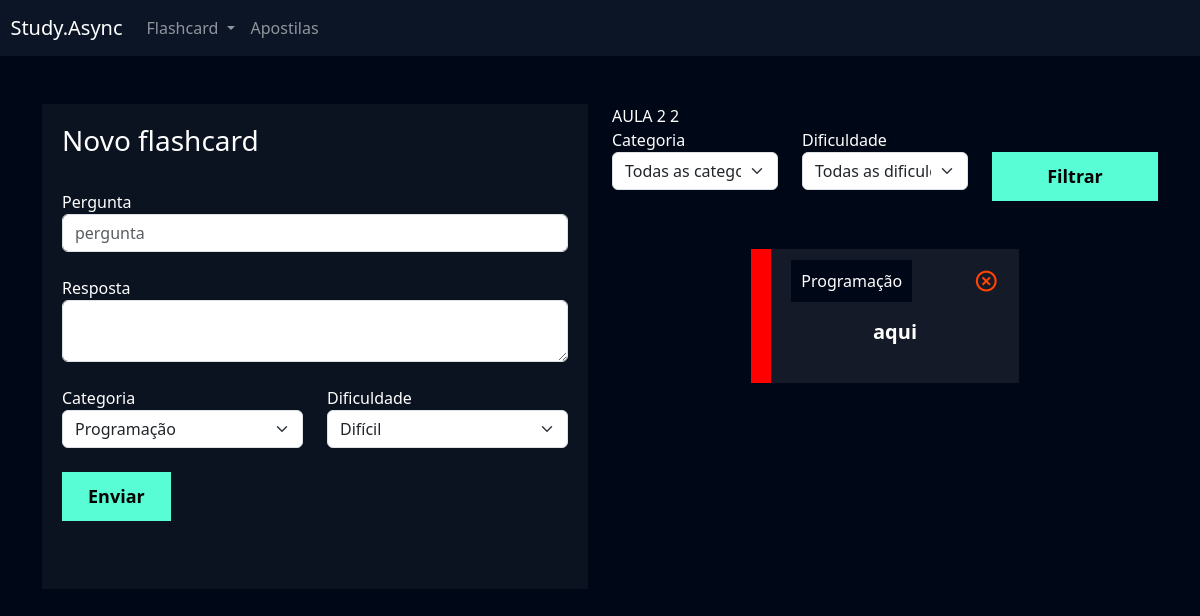
The page /flashcard/novo_flashcard/ (signed in) on the database as committed earlier.
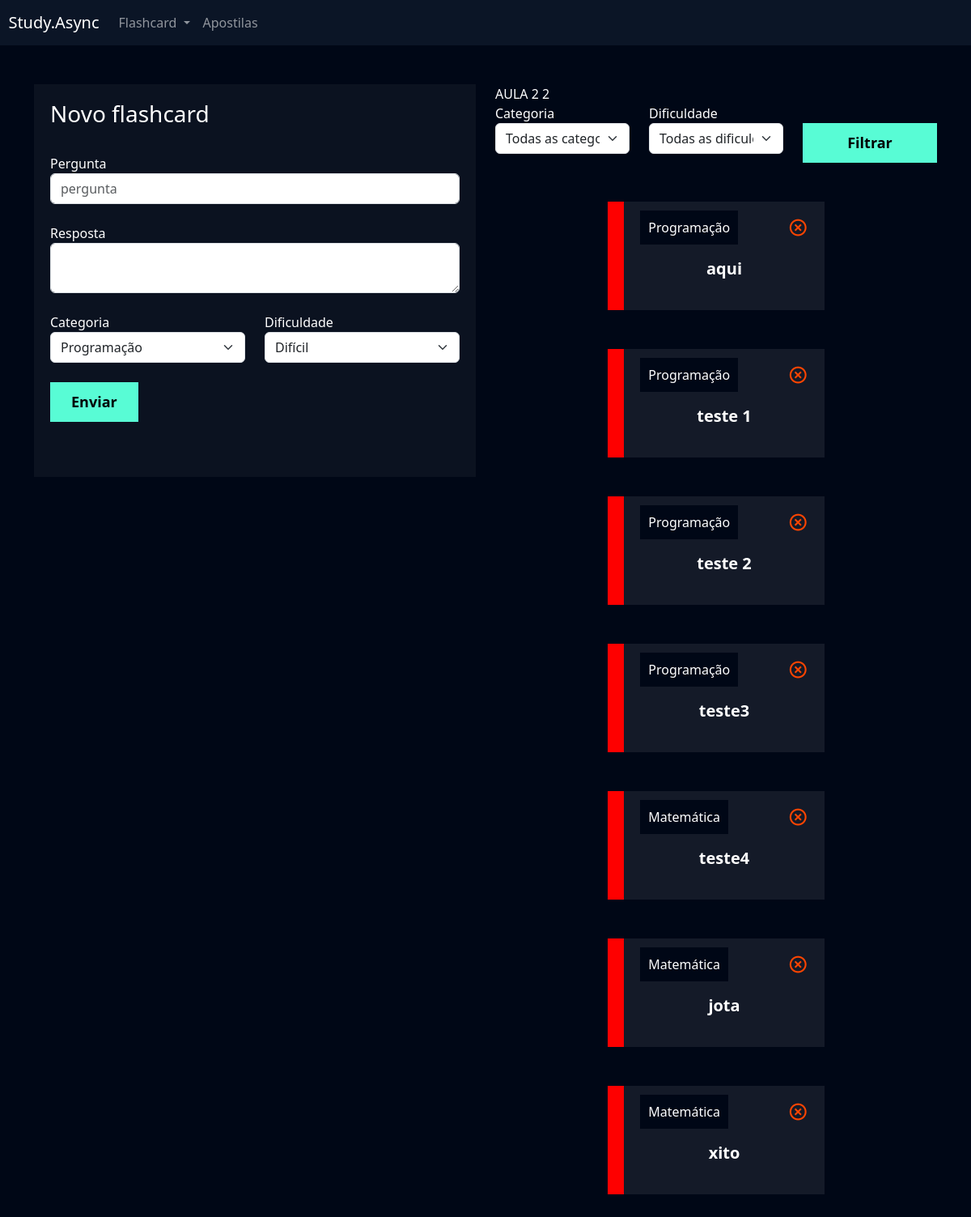
The same page on the database as committed later.
### flashcard/models.py (models this page shows, shortened)
class Flashcard(models.Model):
    DIFICULDADE_CHOICES = (('D', 'Difícil'), ('M', 'Médio'), ('F', 'Fácil'))
    user = models.ForeignKey(User, on_delete=models.DO_NOTHING)
    pergunta = models.CharField(max_length=100)
    resposta = models.TextField()
    categoria = models.ForeignKey(Categoria, on_delete=models.DO_NOTHING)
    dificuldade = models.CharField(max_length=1, choices=DIFICULDADE_CHOICES)
    @property
    def css_dificuldade(self):
        if self.dificuldade == 'F':
            return 'flashcard-facil'
        elif self.dificuldade == 'M':
            return 'flashcard-medio'
        elif self.dificuldade == 'D':
            return 'flashcard-dificil'

class Categoria(models.Model):
    nome = models.CharField(max_length=20)
    def __str__(self):
        return self.nome

### flashcard/views.py (the view, shortened to what this page needs)
# urls.py: path('novo_flashcard/', views.novo_flashcard, name='novo_flashcard'),
def novo_flashcard(request):
    if request.user.is_authenticated == False:
        return redirect('/usuarios/logar')
    if request.method == "GET":
        categoria = Categoria.objects.all()
        dificuldade = Flashcard.DIFICULDADE_CHOICES
        fleshcards = Flashcard.objects.filter(user=request.user)
        categoria_filtrar = request.GET.get('categoria')
        dificuldade_filtrar = request.GET.get('dificuldade')
        if categoria_filtrar:
            fleshcards = fleshcards.filter(categoria=categoria_filtrar)
        if dificuldade_filtrar:
            fleshcards = fleshcards.filter(dificuldade=dificuldade_filtrar)
        return render(request, 'novo_flashcard.html',
                      {'categorias': categoria,
                       'dificuldades': dificuldade,
                       'flashcards': fleshcards})

### flashcard/templates/novo_flashcard.html (shortened to what this page needs)
{% extends "base.html" %}
{% load static %}
{% block 'cabecalho' %}
    <link href="{% static 'usuarios/css/cadastro.css' %}" rel="stylesheet">
    <link href="{% static 'flashcard/css/novo_flashcard.css' %}" rel="stylesheet">
    <link href='https://unpkg.com/boxicons@2.1.4/css/boxicons.min.css' rel='stylesheet'>
{% endblock 'cabecalho' %}
{% block 'conteudo' %}
    {% include "partials/header.html" %}
    <div class="container">
        <br>
        <br>
        <div class="row">
            <div class="col-md">
                <div class="box-form">
                    <form action="{% url "novo_flashcard" %}" method="POST"> {% csrf_token %}
                        <h3>Novo flashcard</h3>
                        <br>
                        <label>Pergunta</label>
                        <input type="text" class="form-control" placeholder="pergunta" name="pergunta">
                        <br>
                        <label>Resposta</label>
                        <textarea class="form-control" name="resposta"></textarea>
                        <br>
                        <div class="row">
                            <div class="col-md">
                                <label for="">Categoria</label>
                                <select class="form-select" name="categoria">
                                    {% for categoria in categorias %}
                                        <option value="{{categoria.id}}">{{categoria.nome}}</option>
                                    {% endfor %}
                                </select>
                            </div>
                            <div class="col-md">
                                <label for="">Dificuldade</label>
                                <select class="form-select" name="dificuldade">
                                    {% for dificuldade in dificuldades %}
                                        <option value="{{dificuldade.0}}">{{dificuldade.1}}</option>
                                    {% endfor %}
                                </select>
                            </div>
                        </div>
                        <br>
                        <input type="submit" value="Enviar" class="btn-cadastro">
                        <br>
                        <br>
                        <br>
                    </form>
                </div>
            </div>
            <div class="col-md">
                <form action="{% url "novo_flashcard" %}" method="GET">{% csrf_token %}
                    AULA 2 2
                    <div class="row">
                        <div class="col-md">
                            <label for="">Categoria</label>
                            <select name="categoria" id="" class="form-select">
                                <option value="">Todas as categorias</option>
                            </select>
                        </div>
                        <div class="col-md">
                            <label for="">Dificuldade</label>
                            <select name="dificuldade" id="" class="form-select">
                                <option value="">Todas as dificuldades</option>
                            </select>
                        </div>
                        <div class="col-md">
                            <br>
                            <input type="submit" style="width: 100%" value="Filtrar" class="btn-cadastro">
                        </div>
                    </div>
                </form>
                <br>
                <br>
                <div class="box-new-flashcard" onclick="flip_card({{flash.id}})">
                    {% for flash in flashcards %}
                        <div class="box-new-flashcard" onclick="flip_card({{flash.id}})">
                            <div class="flashcard {{flash.css_dificuldade}}">
                                <div class="flashcard-categoria">
                                    {{flash.categoria}}
                                </div>
                                <a href="{% url "deletar_flashcard" flash.id %}"><i class='icone-exit bx bx-x-circle'></i></a>
                                <br>
                                <br>
                                <div class="flashcard-box-item">
                                    <p class="flashcard-item">{{flash.pergunta}}</p>
                                </div>
                            </div>
                        </div>
                        <br>
                        <br>
                        {% endfor %}
                </div>
                <br>
                <br>
            </div>
        </div>
    </div>
{% endblock 'conteudo' %}

### templates/base.html (shortened to what this page needs)
{% load static %}
<!doctype html>
<html lang="en">
 <head>
 <link href="https://cdn.jsdelivr.net/npm/bootstrap@5.3.2/dist/css/bootstrap.min.css" rel="stylesheet">
 <link href="{% static 'geral/css/base.css' %}" rel="stylesheet">
 {% block 'cabecalho' %}{% endblock %}
 </head>
 <body>
 {% block 'conteudo' %}{% endblock %}
 </body>
</html>

### templates/partials/header.html (shortened to what this page needs)
<nav style="background-color: var(--main-color)" class="navbar navbar-expand-lg navbar-dark">
    <a class="navbar-brand" href="#">&nbsp&nbspStudy.Async</a>
    <div class="collapse navbar-collapse" id="navbarNav">
        <ul class="navbar-nav">
            <li class="nav-item dropdown">
                <a class="nav-link dropdown-toggle" href="#" id="navbarDropdown" role="button" data-bs-toggle="dropdown" aria-expanded="false">
                    Flashcard
                </a>
            </li>
            <li class="nav-item">
                <a class="nav-link" href="">Apostilas</a>
            </li>
        </ul>
    </div>
</nav>

### templates/static/geral/css/base.css (style rules this page uses)
:root { --main-color: #0b1526; --dark-color: #000716; --secondary-dark-color: rgb(15, 2, 26); --light-color: #00c1f3; --contrast-color: #f4c96b; --differential-color: #58fcd5; AULA 1 5 }
body { background-color: var(--dark-color) !important; color: white !important; }

### templates/static/usuarios/css/cadastro.css (style rules this page uses)
* { margin: 0; padding: 0; }
.box-form { padding: 20px; background-color: rgba(217, 217, 217, .05); color: white !important; }
.btn-cadastro { padding: 10px; background-color: #58fcd5; border: none; border: 1px solid #58fcd5; font-size: 18px; font-weight: bold; padding-left: 25px; padding-right: 25px; }

### templates/static/flashcard/css/novo_flashcard.css (style rules this page uses)
.box-new-flashcard { width: 70%; margin: auto; }
.flashcard { background-color: rgba(255, 255, 255, .08); padding: 20px; }
.flashcard-box-item { text-align: center; }
.flashcard p { font-size: 20px; font-weight: bold; cursor: pointer; }
.flashcard-dificil { border-left: 20px solid #FE0000; }
.flashcard-categoria { background-color: var(--dark-color); display: inline; padding: 10px; }
.icone-exit { float: right; font-size: 25px; color: orangered; }

Rows that differ between the two databases and show on the page:
added Flashcard: categoria "Programação", pergunta "teste 1"
added Flashcard: categoria "Programação", pergunta "teste 2"
added Flashcard: categoria "Programação", pergunta "teste3"
added Flashcard: categoria "Matemática", pergunta "teste4"
added Flashcard: categoria "Matemática", pergunta "jota"
added Flashcard: categoria "Matemática", pergunta "xito"
